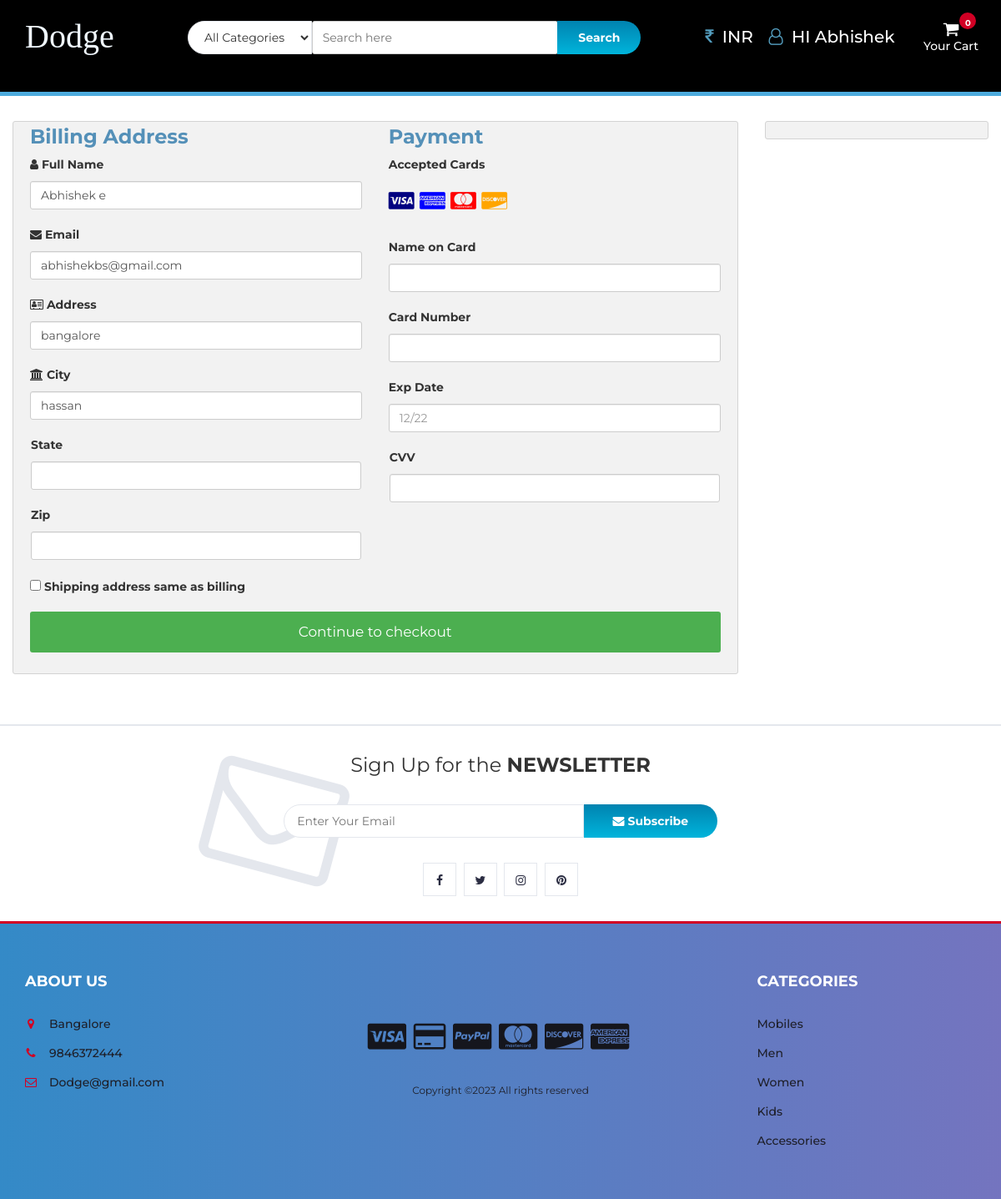
The app's page /checkout.php (signed in) with its own data.
### tables this page shows
CREATE TABLE `user_info` (
  `user_id` int(10) NOT NULL,
  `first_name` varchar(100) NOT NULL,
  `last_name` varchar(100) NOT NULL,
  `email` varchar(300) NOT NULL,
  `password` varchar(300) NOT NULL,
  `mobile` varchar(10) NOT NULL,
  `address1` varchar(300) NOT NULL,
  `address2` varchar(11) NOT NULL
);

### checkout.php (the view, shortened to what this page needs)
<?php
include "db.php";
include "header.php";
?>
<section class="section">
	<div class="container-fluid">
		<div class="row-checkout">
		<?php
		if(isset($_SESSION["uid"])){
			$sql = "SELECT * FROM user_info WHERE user_id='$_SESSION[uid]'";
			$query = mysqli_query($con,$sql);
			$row=mysqli_fetch_array($query);
		echo'
			<div class="col-75">
				<div class="container-checkout">
				<form id="checkout_form" action="checkout_process.php" method="POST" class="was-validated">
					<div class="row-checkout">
					<div class="col-50">
						<h3>Billing Address</h3>
						<label for="fname"><i class="fa fa-user" ></i> Full Name</label>
						<input type="text" id="fname" class="form-control" name="firstname" pattern="^[a-zA-Z ]+$"  value="'.$row["first_name"].' '.$row["last_name"].'">
						<label for="email"><i class="fa fa-envelope"></i> Email</label>
						<input type="text" id="email" name="email" class="form-control" pattern="^[_a-z0-9-]+(\.[_a-z0-9-]+)*@[a-z0-9]+(\.[a-z]{2,4})$" value="'.$row["email"].'" required>
						<label for="adr"><i class="fa fa-address-card-o"></i> Address</label>
						<input type="text" id="adr" name="address" class="form-control" value="'.$row["address1"].'" required>
						<label for="city"><i class="fa fa-institution"></i> City</label>
						<input type="text" id="city" name="city" class="form-control" value="'.$row["address2"].'" pattern="^[a-zA-Z ]+$" required>
						<div class="row">
						<div class="col-50">
							<label for="state">State</label>
							<input type="text" id="state" name="state" class="form-control" pattern="^[a-zA-Z ]+$" required>
						</div>
						<div class="col-50">
							<label for="zip">Zip</label>
							<input type="text" id="zip" name="zip" class="form-control" pattern="^[0-9]{6}(?:-[0-9]{4})?$" required>
						</div>
						</div>
					</div>
					<div class="col-50">
						<h3>Payment</h3>
						<label for="fname">Accepted Cards</label>
						<div class="icon-container">
						<i class="fa fa-cc-visa" style="color:navy;"></i>
						<i class="fa fa-cc-amex" style="color:blue;"></i>
						<i class="fa fa-cc-mastercard" style="color:red;"></i>
						<i class="fa fa-cc-discover" style="color:orange;"></i>
						</div>
						<label for="cname">Name on Card</label>
						<input type="text" id="cname" name="cardname" class="form-control" pattern="^[a-zA-Z ]+$" required>
						<div class="form-group" id="card-number-field">
                        <label for="cardNumber">Card Number</label>
                        <input type="text" class="form-control" id="cardNumber" name="cardNumber" required>
                    </div>
						<label for="expdate">Exp Date</label>
						<input type="text" id="expdate" name="expdate" class="form-control" pattern="^((0[1-9])|(1[0-2]))\/(\d{2})$" placeholder="12/22"required>
						<div class="row">
						<div class="col-50">
							<div class="form-group CVV">
								<label for="cvv">CVV</label>
								<input type="text" class="form-control" name="cvv" id="cvv" required>
						</div>
						</div>
					</div>
					</div>
					</div>
					<label><input type="CHECKBOX" name="q" class="roomselect" value="conform" required> Shipping address same as billing
					</label>';
					$total=0;
					$total_count=$_POST['total_count'];
				echo'
				<input type="hidden" name="total_count" value="'.$total_count.'">
					<input type="hidden" name="total_price" value="'.$total.'">
					<input type="submit" id="submit" value="Continue to checkout" class="checkout-btn">
				</form>
				</div>
			</div>
			';
		}else{
			echo"<script>window.location.href = 'cart.php'</script>";
		}
		?>
			<div class="col-25">
				<div class="container-checkout">
				</div>
			</div>
		</div>
	</div>
</section>
		<div id="newsletter" class="section">
			<div class="container">
				<div class="row">
					<div class="col-md-12">
						<div class="newsletter">
							<p>Sign Up for the <strong>NEWSLETTER</strong></p>
							<form >
								<input class="input" type="email" placeholder="Enter Your Email">
								<button class="newsletter-btn"><i class="fa fa-envelope"></i> Subscribe</button>
							</form>
							<ul class="newsletter-follow">
								<li>
									<a href="#"><i class="fa fa-facebook"></i></a>
								</li>
								<li>
									<a href="#"><i class="fa fa-twitter"></i></a>
								</li>
								<li>
									<a href="#"><i class="fa fa-instagram"></i></a>
								</li>
								<li>
									<a href="#"><i class="fa fa-pinterest"></i></a>
								</li>
							</ul>
						</div>
					</div>
				</div>
			</div>
		</div>
<?php
include "footer.php";
?>

### header.php (shortened to what this page needs)
<!DOCTYPE html>
<html lang="en">
	<head>
		<link type="text/css" rel="stylesheet" href="css/bootstrap.min.css"/>
		<link type="text/css" rel="stylesheet" href="css/slick.css"/>
		<link type="text/css" rel="stylesheet" href="css/slick-theme.css"/>
		<link type="text/css" rel="stylesheet" href="css/nouislider.min.css"/>
		<link rel="stylesheet" href="css/font-awesome.min.css">
		<link type="text/css" rel="stylesheet" href="css/style.css"/>
		<link type="text/css" rel="stylesheet" href="css/accountbtn.css"/>
    </head>
	<body>
		<header>
			<div id="header">
				<div class="container">
					<div class="row">
						<div class="col-md-2">
							<div class="header-logo">
								<a href="#" class="logo">
								<font style="font-style:normal; font-size: 40px;color: aliceblue;font-family: serif">
                                        Dodge
                                    </font>
								</a>
							</div>
						</div>
						<div class="col-md-6">
							<div class="header-search">
								<form>
									<select class="input-select">
										<option value="0">All Categories</option>
									</select>
									<input class="input" id="search" type="text" placeholder="Search here">
									<button type="submit" id="search_btn" class="search-btn">Search</button>
								</form>
							</div>
						</div>
						<div class="col-md-3">
						<ul class="header-links pull-right">
						<li><a href="#"><i class="fa fa-inr"></i> INR</a></li>
						<li><?php
                             include "db.php";
                            if(isset($_SESSION["uid"])){
                                $sql = "SELECT first_name FROM user_info WHERE user_id='$_SESSION[uid]'";
                                $query = mysqli_query($con,$sql);
                                $row=mysqli_fetch_array($query);
                                echo '
                               <div class="dropdownn">
                                  <a href="#" class="dropdownn" data-toggle="modal" data-target="#myModal" ><i class="fa fa-user-o"></i> HI '.$row["first_name"].'</a>
                                  <div class="dropdownn-content">
                                    <a href="" data-toggle="modal" data-target="#profile"><i class="fa fa-user-circle" aria-hidden="true" ></i>My Profile</a>
                                    <a href="logout.php"  ><i class="fa fa-sign-in" aria-hidden="true"></i>Log out</a>
                                  </div>
                                </div>';
                            }
                                             ?>
                                </li>
					</ul>
						</div>
						<div class="col-md-1 clearfix" style="padding-right:0">
							<div class="header-ctn">
								<div class="dropdown">
									<a class="dropdown-toggle" data-toggle="dropdown" aria-expanded="true">
										<i class="fa fa-shopping-cart"></i>
										<span>Your Cart</span>
										<div class="badge qty">0</div>
									</a>
									</div>
							</div>
						</div>
					</div>
				</div>
			</div>
		</header>
		<nav id='navigation'>
		</nav>

### css/style.css (style rules this page uses)
body { font-family: 'Montserrat', sans-serif; font-weight: 400; background-image: linear-gradient(-134deg, #ffffff 0%, #ffffff 20%, #ffffff 40%, #ffffff 60%, #ffffff 80%, #ffffff 100%); }
h1, h2, h3, h4, h5, h6 { color: #5490b8; font-weight: 700; margin: 0 0 10px; }
a { color: #2B2D42; font-weight: 500; -webkit-transition: 0.2s color; transition: 0.2s color; }
ul, ol { margin: 0; padding: 0; list-style: none }
.input { height: 40px; padding: 0px 15px; border: 1px solid #E4E7ED; background-color: #FFF; width: 100%; }
.input-select { padding: 0px 15px; background: #FFF; border: 1px solid #E4E7ED; height: 40px; }
.section { padding-top: 30px; padding-bottom: 30px; }
.header-links { margin-top: 20px; }
.header-links li { display: inline-block; margin-right: 15px; font-size: 20px; }
.header-links li:last-child { margin-right: 0px; }
.header-links li a { color: #FFF; }
.header-links li i { color: #539cbd; margin-right: 5px; }
#header { padding-top: 10px; padding-bottom: 10px; background-image: linear-gradient(-135deg, #6bccd0 0%, #6bccd0 10%, #6bccd0 20%, #6bccd0 30%, #6bccd0 40%, #6bccd0 50%, #6bccd0 60%, #6bccd0 70%, #6bccd0 80%, #865EFF 90%, #7366FF 100%); }
.header-logo { float: left; margin-top: 5px; }
.header-search { padding: 15px 0px; }
.header-search form { position: relative; }
.header-search form .input-select { margin-right: -4px; border-radius: 40px 0px 0px 40px; }
.header-search form .input { width: calc(100% - 260px); margin-right: -4px; }
.header-search form .search-btn { height: 40px; width: 100px; background: #00B4DB; background: -webkit-linear-gradient(to bottom, #0083B0, #00B4DB); background: linear-gradient(to bottom, #0083B0, #00B4DB); color: #FFF; font-weight: 700; border: none; border-radius: 0px 40px 40px 0px; }
.header-ctn { float: right; padding: 15px 0px; }
.header-ctn>div { display: inline-block; }
.header-ctn>div>a { display: block; position: relative; width: 90px; text-align: center; color: #FFF; }
.header-ctn>div>a>i { display: block; font-size: 20px; }
.header-ctn>div>a>span { font-size: 14px; }
.header-ctn>div>a>.qty { position: absolute; right: 15px; top: -10px; width: 20px; height: 20px; line-height: 20px; text-align: center; border-radius: 50%; font-size: 10px; color: #FFF; background-color: #D10024; }
#navigation { background: #4dabdd; border-bottom: 2px solid #4dabdd; border-top: 3px solid #4dabdd; }
#newsletter.section { border-top: 2px solid #E4E7ED; border-bottom: 3px solid #D10024; margin-top: 30px; }
.newsletter { text-align: center; }
.newsletter p { font-size: 24px; }
.newsletter form { position: relative; max-width: 520px; margin: 30px auto; }
.newsletter form:after { content: "\f003"; font-family: FontAwesome; position: absolute; font-size: 160px; color: #E4E7ED; top: 15px; -webkit-transform: translateY(-50%) rotate(15deg); -ms-transform: translateY(-50%) rotate(15deg); transform: translateY(-50%) rotate(15deg); z-index: -1; left: -90px; }
.newsletter form .input { width: calc(100% - 160px); margin-right: -4px; border-radius: 40px 0px 0px 40px; }
.newsletter form .newsletter-btn { width: 160px; height: 40px; font-weight: 700; background: #00B4DB; background: -webkit-linear-gradient(to bottom, #0083B0, #00B4DB); background: linear-gradient(to bottom, #0083B0, #00B4DB); color: #FFF; border: none; border-radius: 0px 40px 40px 0px; }
.newsletter .newsletter-follow { text-align: center; }
.newsletter .newsletter-follow li { display: inline-block; margin-right: 5px; }
.newsletter .newsletter-follow li:last-child { margin-right: 0px; }
.newsletter .newsletter-follow li a { position: relative; display: block; width: 40px; height: 40px; text-align: center; line-height: 40px; border: 1px solid #E4E7ED; background-color: #FFF; -webkit-transition: 0.2s all; transition: 0.2s all; }

### css/accountbtn.css (style rules this page uses)
.dropdownn { position: relative; display: inline-block; }

### header.php (style rules this page uses)
#navigation { background: #4dabdd; background: -webkit-linear-gradient(to right, #4dabdd, #4dabdd); background: linear-gradient(to right, #4dabdd, #4dabdd); }
#header { background: #000000; background: -webkit-linear-gradient(to right, #000000, #000000); background: linear-gradient(to right, #000000, #000000); }

### records on screen
user_info: first_name "Abhishek", firstname "Abhishek e", email "abhishekbs@gmail.com", address "bangalore", city "hassan"
